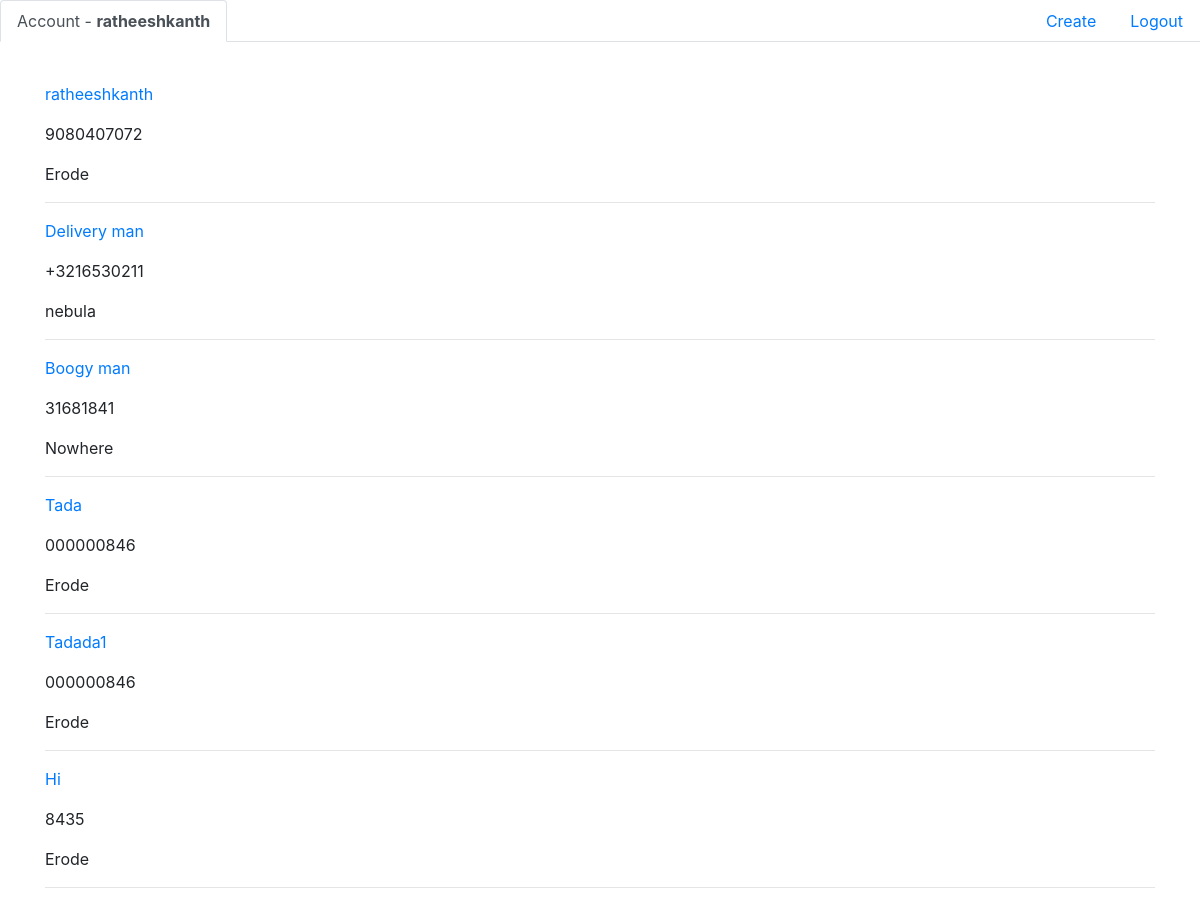
The app's page /contact/admin-page/ (signed in) with its own data.
### contact/models.py (models this page shows, shortened)
class Contact(models.Model):
    name    = models.CharField(max_length=125,null=True, blank=True)
    phone   = models.CharField(max_length=20)
    city    = models.CharField(max_length=200, null=True, blank=True)
    author = models.ForeignKey(User, on_delete=models.CASCADE)

### contact/views.py (the view)
# urls.py: path('admin-page/', admin_page, name='admin-page'),
def admin_page(request):
    contacts = Contact.objects.all()
    context ={
        'contacts':contacts
    }
    return render(request, 'super_admin.html', context)

### templates/super_admin.html
{% extends 'base.html' %}
{% block content %}
<br>
    <div class="container">
        <p>
            {% for content in contacts %}
            <div>
                <p>
                    <a href="{% url 'contact-detail' content.id %}">
                        {{content.name}}
                    </a>
                </p>
                <p>
                    {{content.phone}}
                </p>
                <p>
                    {{content.city}}
                </p>
                <hr>
            </div>
            {% endfor %}
        </p>
    </div>
{% endblock %}

### templates/navbar.html (shortened to what this page needs)
<ul class="nav nav-tabs">
  {% if user.is_authenticated %}
      <li class="nav-item">
        <a class="nav-link active" href="{% url 'home' %}">Account - <strong>{{request.user}}</strong></a>
      </li>
    {% else %}
      <li class="nav-item">
        <a class="nav-link active" href="{% url 'home' %}">Contact Space</a>
      </li>
    {% endif %}
    {% if user.is_authenticated %}
    <li class="nav-item ml-auto">
      <a class="nav-link" href="{% url 'contact-create' %}">Create</a>
    </li>
    <li class="nav-item">
      <a class="nav-link" href="{% url 'logout' %}">Logout</a>
    </li>
    {% endif %}
  </ul>

### records on screen
Contact: name "ratheeshkanth", phone "9080407072", city "Erode"
Contact: name "Delivery man", phone "+3216530211", city "nebula"
Contact: name "Boogy man", phone "31681841", city "Nowhere"
Contact: name "Tada", phone "000000846", city "Erode"
Contact: name "Tadada1", phone "000000846", city "Erode"
Contact: name "Hi", phone "8435", city "Erode"

### other values on screen
{{ request.user }} "ratheeshkanth"
